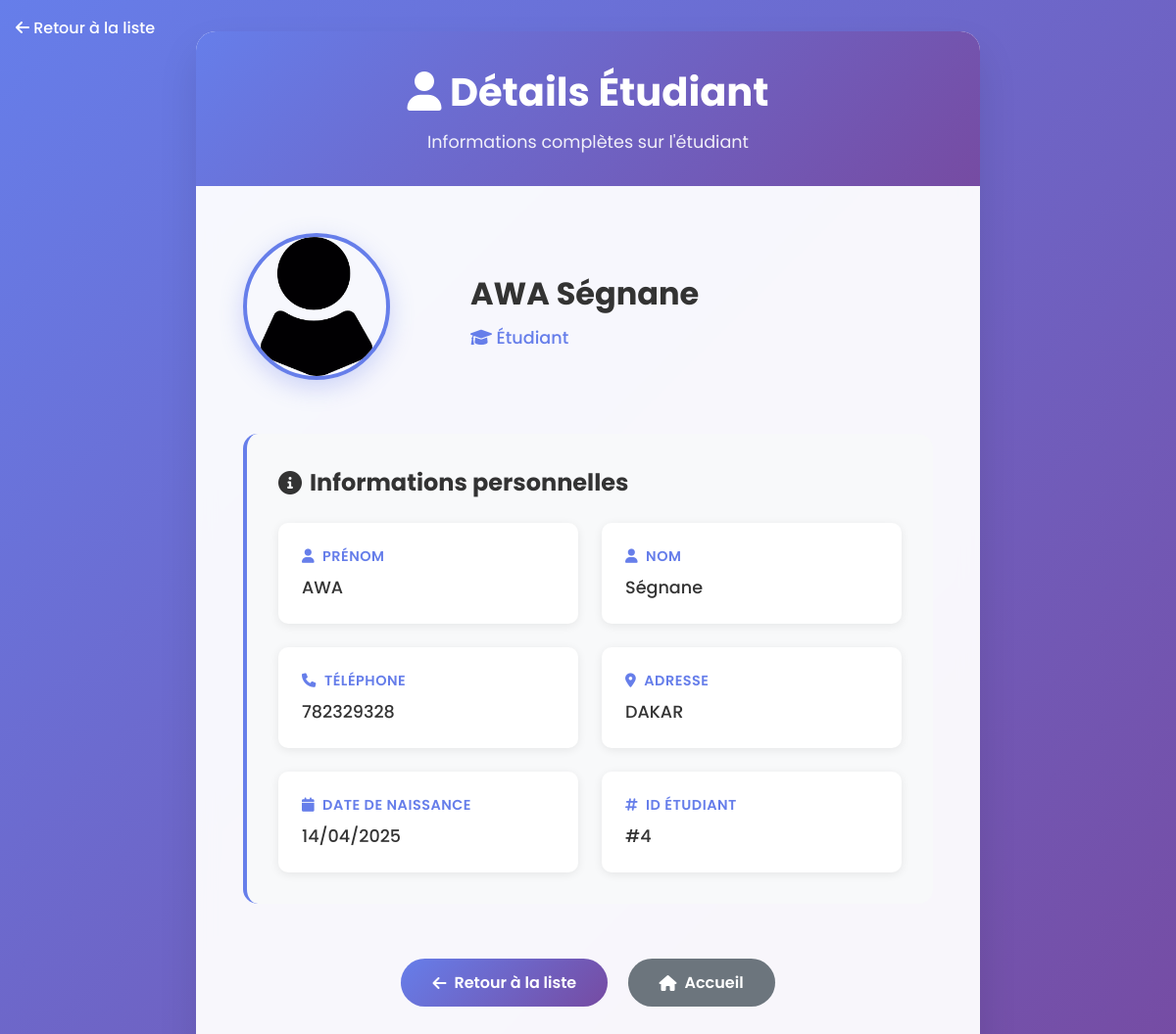
/myFirstApp/details/4 (signed in), run on the app's committed database.
### myFirstApp/models.py (models this page shows, shortened)
class Etudiant(models.Model):
  utilisateur = models.OneToOneField(User, null=True, on_delete=models.CASCADE)
  prenom = models.CharField(max_length=255, null=True, blank=True)
  nom = models.CharField(max_length=255, null=True, blank=True)
  telephone=models.IntegerField(null=True)
  adresse=models.CharField(null=True,max_length=255)
  date=models.DateField(null=True)
  imageProfil=models.ImageField(null=True, blank=True)
  filiere = models.ForeignKey(Filiere, null=True, blank=True, on_delete=models.SET_NULL)

### myFirstApp/views.py (the view)
    @login_required
    def _wrapped_view(request, *args, **kwargs):
        if request.user.groups.filter(name='etudiant').exists():
            return view_func(request, *args, **kwargs)
        else:
            return HttpResponseForbidden("Accès réservé aux étudiants.")

### myFirstApp/views.py (called while the page is built)
def etudiant_required(view_func):
    @login_required
    def _wrapped_view(request, *args, **kwargs):
        if request.user.groups.filter(name='etudiant').exists():
            return view_func(request, *args, **kwargs)
        else:
            return HttpResponseForbidden("Accès réservé aux étudiants.")
    return _wrapped_view

@etudiant_required
def details(request, id):
    etudiant = get_object_or_404(Etudiant, id=id)
    return render(request, 'details.html', {'etudiant': etudiant})

### myFirstApp/templates/details.html (shortened to what this page needs)
{% load static %}
<!DOCTYPE html>
<html lang="fr">
<head>
    <link href="https://cdnjs.cloudflare.com/ajax/libs/font-awesome/6.0.0/css/all.min.css" rel="stylesheet">
</head>
<body>
    <a href="{% url 'etudiants' %}" class="back-link">
        <i class="fas fa-arrow-left"></i> Retour à la liste
    </a>
    <div class="details-container">
        <div class="details-header">
            <h1><i class="fas fa-user"></i> Détails Étudiant</h1>
            <p>Informations complètes sur l'étudiant</p>
        </div>
        <div class="details-content">
            <div class="student-profile">
                <div class="profile-picture-container">
                    {% if etudiant.imageProfil %}
                    <img src="{{ etudiant.imageProfil.url }}" alt="Photo de {{ etudiant.prenom }}" class="profile-picture">
                    {% else %}
                    <img src="{% static 'images/profile1.png' %}" alt="Photo de profil par défaut" class="profile-picture">
                    {% endif %}
                </div>
                <div>
                    <h1 class="student-name">{{ etudiant.prenom }} {{ etudiant.nom }}</h1>
                    <p class="student-role"><i class="fas fa-graduation-cap"></i> Étudiant</p>
                </div>
            </div>
            <div class="info-section">
                <h2><i class="fas fa-info-circle"></i> Informations personnelles</h2>
                <div class="info-grid">
                    <div class="info-item">
                        <div class="info-label">
                            <i class="fas fa-user"></i> Prénom
                        </div>
                        <div class="info-value">{{ etudiant.prenom|default:"Non défini" }}</div>
                    </div>
                    <div class="info-item">
                        <div class="info-label">
                            <i class="fas fa-user"></i> Nom
                        </div>
                        <div class="info-value">{{ etudiant.nom|default:"Non défini" }}</div>
                    </div>
                    <div class="info-item">
                        <div class="info-label">
                            <i class="fas fa-phone"></i> Téléphone
                        </div>
                        <div class="info-value">
                            {% if etudiant.telephone %}
                                {{ etudiant.telephone }}
                            {% else %}
                                Non défini
                            {% endif %}
                        </div>
                    </div>
                    <div class="info-item">
                        <div class="info-label">
                            <i class="fas fa-map-marker-alt"></i> Adresse
                        </div>
                        <div class="info-value">
                            {% if etudiant.adresse %}
                                {{ etudiant.adresse }}
                            {% else %}
                                Non défini
                            {% endif %}
                        </div>
                    </div>
                    <div class="info-item">
                        <div class="info-label">
                            <i class="fas fa-calendar"></i> Date de naissance
                        </div>
                        <div class="info-value">
                            {% if etudiant.date %}
                                {{ etudiant.date|date:"d/m/Y" }}
                            {% else %}
                                Non défini
                            {% endif %}
                        </div>
                    </div>
                    <div class="info-item">
                        <div class="info-label">
                            <i class="fas fa-hashtag"></i> ID Étudiant
                        </div>
                        <div class="info-value">#{{ etudiant.id }}</div>
                    </div>
                </div>
            </div>
            <div class="actions-section">
                <a href="{% url 'etudiants' %}" class="btn btn-primary">
                    <i class="fas fa-arrow-left"></i> Retour à la liste
                </a>
                <a href="{% url 'home' %}" class="btn btn-secondary">
                    <i class="fas fa-home"></i> Accueil
                </a>
            </div>
        </div>
    </div>
</body>
</html>

### myFirstApp/templates/details.html (style rules this page uses)
* { margin: 0; padding: 0; box-sizing: border-box; }
body { font-family: 'Poppins', sans-serif; background: linear-gradient(135deg, #667eea 0%, #764ba2 100%); min-height: 100vh; padding: 2rem; }
.details-container { max-width: 800px; margin: 0 auto; background: rgba(255, 255, 255, 0.95); backdrop-filter: blur(10px); border-radius: 20px; box-shadow: 0 20px 40px rgba(0, 0, 0, 0.1); overflow: hidden; animation: slideUp 0.5s ease-out; }
.details-header { background: linear-gradient(135deg, #667eea 0%, #764ba2 100%); padding: 2rem; text-align: center; color: white; }
.details-header h1 { font-size: 2.5rem; font-weight: 700; margin-bottom: 0.5rem; }
.details-header p { opacity: 0.9; font-size: 1.1rem; }
.details-content { padding: 3rem; }
.student-profile { display: grid; grid-template-columns: 200px 1fr; gap: 2rem; align-items: center; margin-bottom: 3rem; }
.profile-picture-container { position: relative; }
.profile-picture { width: 150px; height: 150px; border-radius: 50%; object-fit: cover; border: 4px solid #667eea; box-shadow: 0 8px 25px rgba(102, 126, 234, 0.3); }
.student-name { font-size: 2rem; font-weight: 700; color: #333; margin-bottom: 0.5rem; }
.student-role { color: #667eea; font-weight: 500; font-size: 1.1rem; }
.info-section { background: #f8f9fa; padding: 2rem; border-radius: 15px; border-left: 4px solid #667eea; }
.info-section h2 { color: #333; font-size: 1.5rem; margin-bottom: 1.5rem; display: flex; align-items: center; gap: 0.5rem; }
.info-grid { display: grid; grid-template-columns: repeat(auto-fit, minmax(250px, 1fr)); gap: 1.5rem; }
.info-item { background: white; padding: 1.5rem; border-radius: 10px; box-shadow: 0 2px 10px rgba(0, 0, 0, 0.08); transition: transform 0.3s ease; }
.info-label { font-weight: 600; color: #667eea; font-size: 0.9rem; text-transform: uppercase; letter-spacing: 0.5px; margin-bottom: 0.5rem; display: flex; align-items: center; gap: 0.5rem; }
.info-value { font-size: 1.1rem; color: #333; font-weight: 500; }
.actions-section { margin-top: 3rem; text-align: center; }
.btn { padding: 0.75rem 2rem; border: none; border-radius: 25px; font-weight: 600; cursor: pointer; text-decoration: none; display: inline-flex; align-items: center; gap: 0.5rem; transition: all 0.3s ease; margin: 0.5rem; }
.btn-primary { background: linear-gradient(135deg, #667eea 0%, #764ba2 100%); color: white; }
.btn-secondary { background: #6c757d; color: white; }
.back-link { position: absolute; top: 1rem; left: 1rem; color: white; text-decoration: none; font-weight: 500; transition: opacity 0.3s ease; z-index: 10; }

### data on the page
Etudiant: prenom "AWA", nom "Ségnane", telephone "782329328", adresse "DAKAR", date "14/04/2025", id "4"
